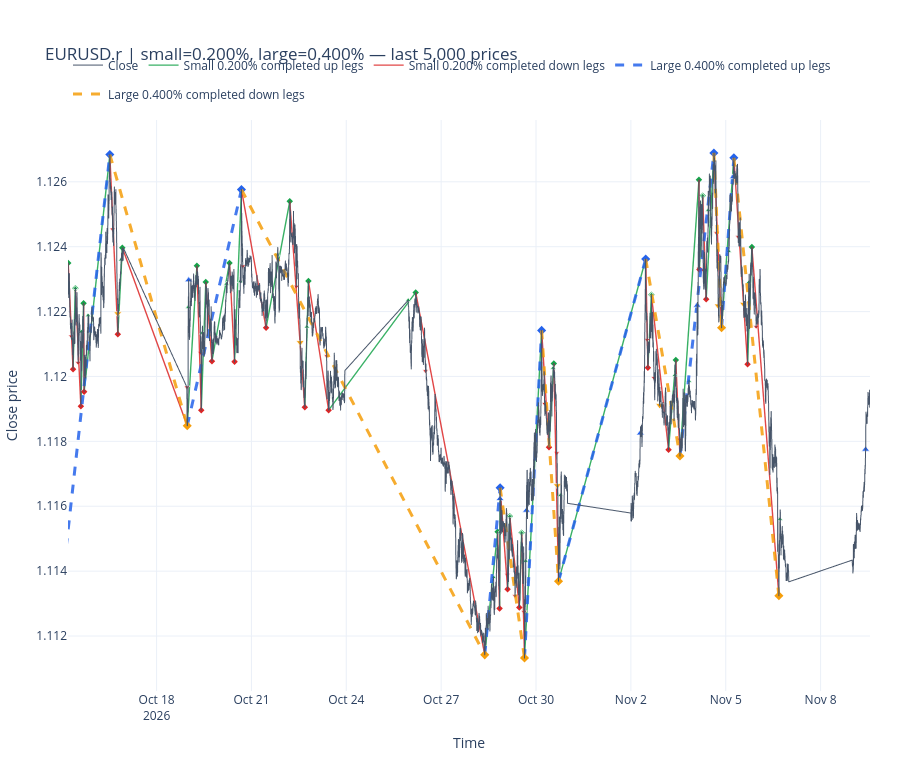

The code cell stored with this chart in its notebook:
### Markdown cell above
## Overlay both completed-event ledgers

Color and line style encode both scale and direction:

- small up: green solid; small down: red solid;
- large up: blue dashed; large down: orange dashed.

Large legs are thicker. Triangles mark the new live direction at confirmation; diamonds are retrospective ending extremes.

### Code cell
event_fig = plot_two_threshold_directional_change(
    prices=prices,
    small_events=small_events,
    large_events=large_events,
    small_theta=SMALL_THETA,
    large_theta=LARGE_THETA,
    n_prices=N_PRICES,
    title=f"{SYMBOL} | small={SMALL_THETA:.3%}, large={LARGE_THETA:.3%}",
)
event_fig.show()
